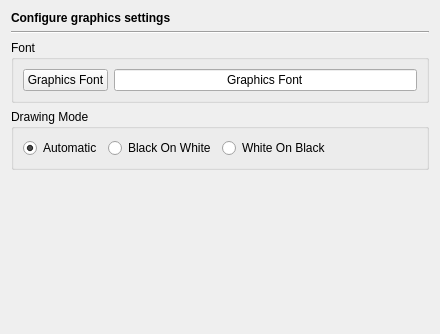
<?xml version="1.0" encoding="UTF-8"?>
<ui version="4.0">
 <class>GraphicsPage</class>
 <widget class="QWidget" name="GraphicsPage">
  <property name="geometry">
   <rect>
    <x>0</x>
    <y>0</y>
    <width>440</width>
    <height>334</height>
   </rect>
  </property>
  <layout class="QVBoxLayout" name="verticalLayout">
   <item>
    <widget class="QLabel" name="headerLabel">
     <property name="text">
      <string>&lt;b&gt;Configure graphics settings&lt;/b&gt;</string>
     </property>
    </widget>
   </item>
   <item>
    <widget class="Line" name="line7">
     <property name="frameShape">
      <enum>QFrame::HLine</enum>
     </property>
     <property name="frameShadow">
      <enum>QFrame::Sunken</enum>
     </property>
     <property name="orientation">
      <enum>Qt::Horizontal</enum>
     </property>
    </widget>
   </item>
   <item>
    <widget class="QGroupBox" name="groupBox_2">
     <property name="title">
      <string>Font</string>
     </property>
     <layout class="QHBoxLayout" name="horizontalLayout">
      <item>
       <widget class="QPushButton" name="graphicsFontButton">
        <property name="toolTip">
         <string>Press to select the font for the graphic items</string>
        </property>
        <property name="text">
         <string>Graphics Font</string>
        </property>
       </widget>
      </item>
      <item>
       <widget class="QLineEdit" name="graphicsFontSample">
        <property name="focusPolicy">
         <enum>Qt::NoFocus</enum>
        </property>
        <property name="text">
         <string>Graphics Font</string>
        </property>
        <property name="alignment">
         <set>Qt::AlignHCenter</set>
        </property>
        <property name="readOnly">
         <bool>true</bool>
        </property>
       </widget>
      </item>
     </layout>
    </widget>
   </item>
   <item>
    <widget class="QGroupBox" name="groupBox">
     <property name="title">
      <string>Drawing Mode</string>
     </property>
     <layout class="QHBoxLayout" name="horizontalLayout_2">
      <item>
       <widget class="QRadioButton" name="automaticButton">
        <property name="toolTip">
         <string>Select to determine the drawing mode automatically</string>
        </property>
        <property name="text">
         <string>Automatic</string>
        </property>
        <property name="checked">
         <bool>true</bool>
        </property>
       </widget>
      </item>
      <item>
       <widget class="QRadioButton" name="blackWhiteButton">
        <property name="toolTip">
         <string>Select to draw black shapes on a white background</string>
        </property>
        <property name="text">
         <string>Black On White</string>
        </property>
       </widget>
      </item>
      <item>
       <widget class="QRadioButton" name="whiteBlackButton">
        <property name="toolTip">
         <string>Select to draw white shapes on a black background</string>
        </property>
        <property name="text">
         <string>White On Black</string>
        </property>
       </widget>
      </item>
      <item>
       <spacer name="horizontalSpacer">
        <property name="orientation">
         <enum>Qt::Horizontal</enum>
        </property>
        <property name="sizeHint" stdset="0">
         <size>
          <width>53</width>
          <height>20</height>
         </size>
        </property>
       </spacer>
      </item>
     </layout>
    </widget>
   </item>
   <item>
    <spacer>
     <property name="orientation">
      <enum>Qt::Vertical</enum>
     </property>
     <property name="sizeHint" stdset="0">
      <size>
       <width>20</width>
       <height>40</height>
      </size>
     </property>
    </spacer>
   </item>
  </layout>
 </widget>
 <tabstops>
  <tabstop>graphicsFontButton</tabstop>
  <tabstop>blackWhiteButton</tabstop>
  <tabstop>whiteBlackButton</tabstop>
 </tabstops>
 <resources/>
 <connections/>
</ui>
